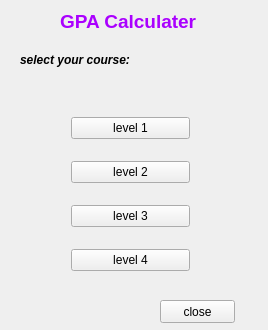
<?xml version="1.0" encoding="UTF-8"?>
<ui version="4.0">
 <class>gpanewClass</class>
 <widget class="QMainWindow" name="gpanewClass">
  <property name="geometry">
   <rect>
    <x>0</x>
    <y>0</y>
    <width>268</width>
    <height>330</height>
   </rect>
  </property>
  <property name="minimumSize">
   <size>
    <width>268</width>
    <height>330</height>
   </size>
  </property>
  <property name="maximumSize">
   <size>
    <width>268</width>
    <height>330</height>
   </size>
  </property>
  <property name="windowTitle">
   <string>GPA Calculater</string>
  </property>
  <widget class="QWidget" name="centralWidget">
   <widget class="QLabel" name="label">
    <property name="geometry">
     <rect>
      <x>20</x>
      <y>50</y>
      <width>191</width>
      <height>21</height>
     </rect>
    </property>
    <property name="text">
     <string>&lt;!DOCTYPE HTML PUBLIC &quot;-//W3C//DTD HTML 4.0//EN&quot; &quot;http://www.w3.org/TR/REC-html40/strict.dtd&quot;&gt;
&lt;html&gt;&lt;head&gt;&lt;meta name=&quot;qrichtext&quot; content=&quot;1&quot; /&gt;&lt;style type=&quot;text/css&quot;&gt;
p, li { white-space: pre-wrap; }
&lt;/style&gt;&lt;/head&gt;&lt;body style=&quot; font-family:'MS Shell Dlg 2'; font-size:8.25pt; font-weight:400; font-style:normal;&quot;&gt;
&lt;p style=&quot; margin-top:0px; margin-bottom:0px; margin-left:0px; margin-right:0px; -qt-block-indent:0; text-indent:0px;&quot;&gt;&lt;span style=&quot; font-size:9pt; font-weight:600; font-style:italic;&quot;&gt;select your course:&lt;/span&gt;&lt;/p&gt;&lt;/body&gt;&lt;/html&gt;</string>
    </property>
   </widget>
   <widget class="QWidget" name="layoutWidget">
    <property name="geometry">
     <rect>
      <x>60</x>
      <y>90</y>
      <width>141</width>
      <height>211</height>
     </rect>
    </property>
    <layout class="QVBoxLayout" name="verticalLayout">
     <item>
      <widget class="QPushButton" name="pushButton">
       <property name="text">
        <string>level 1</string>
       </property>
      </widget>
     </item>
     <item>
      <widget class="QPushButton" name="pushButton_2">
       <property name="text">
        <string>level 2</string>
       </property>
      </widget>
     </item>
     <item>
      <widget class="QPushButton" name="pushButton_3">
       <property name="text">
        <string>level 3</string>
       </property>
      </widget>
     </item>
     <item>
      <widget class="QPushButton" name="pushButton_4">
       <property name="text">
        <string>level 4</string>
       </property>
      </widget>
     </item>
    </layout>
   </widget>
   <widget class="QPushButton" name="pushButton_5">
    <property name="geometry">
     <rect>
      <x>160</x>
      <y>300</y>
      <width>75</width>
      <height>23</height>
     </rect>
    </property>
    <property name="text">
     <string>close</string>
    </property>
   </widget>
   <widget class="QLabel" name="label_2">
    <property name="geometry">
     <rect>
      <x>60</x>
      <y>10</y>
      <width>171</width>
      <height>21</height>
     </rect>
    </property>
    <property name="text">
     <string>&lt;!DOCTYPE HTML PUBLIC &quot;-//W3C//DTD HTML 4.0//EN&quot; &quot;http://www.w3.org/TR/REC-html40/strict.dtd&quot;&gt;
&lt;html&gt;&lt;head&gt;&lt;meta name=&quot;qrichtext&quot; content=&quot;1&quot; /&gt;&lt;style type=&quot;text/css&quot;&gt;
p, li { white-space: pre-wrap; }
&lt;/style&gt;&lt;/head&gt;&lt;body style=&quot; font-family:'MS Shell Dlg 2'; font-size:8.25pt; font-weight:400; font-style:normal;&quot;&gt;
&lt;p style=&quot; margin-top:0px; margin-bottom:0px; margin-left:0px; margin-right:0px; -qt-block-indent:0; text-indent:0px;&quot;&gt;&lt;span style=&quot; font-size:14pt; font-weight:600; color:#aa00ff;&quot;&gt;GPA Calculater&lt;/span&gt;&lt;/p&gt;&lt;/body&gt;&lt;/html&gt;</string>
    </property>
   </widget>
   <widget class="QWidget" name="layoutWidget">
    <property name="geometry">
     <rect>
      <x>120</x>
      <y>70</y>
      <width>141</width>
      <height>19</height>
     </rect>
    </property>
    <layout class="QHBoxLayout" name="horizontalLayout">
     <item>
      <widget class="QRadioButton" name="radioButton">
       <property name="text">
        <string>IT</string>
       </property>
      </widget>
     </item>
     <item>
      <widget class="QRadioButton" name="radioButton_2">
       <property name="text">
        <string>ITM</string>
       </property>
      </widget>
     </item>
    </layout>
   </widget>
  </widget>
 </widget>
 <layoutdefault spacing="6" margin="11"/>
 <resources>
  <include location="gpanew.qrc"/>
 </resources>
 <connections>
  <connection>
   <sender>radioButton</sender>
   <signal>clicked()</signal>
   <receiver>gpanewClass</receiver>
   <slot>course()</slot>
   <hints>
    <hint type="sourcelabel">
     <x>154</x>
     <y>71</y>
    </hint>
    <hint type="destinationlabel">
     <x>0</x>
     <y>60</y>
    </hint>
   </hints>
  </connection>
  <connection>
   <sender>radioButton_2</sender>
   <signal>clicked()</signal>
   <receiver>gpanewClass</receiver>
   <slot>course()</slot>
   <hints>
    <hint type="sourcelabel">
     <x>259</x>
     <y>71</y>
    </hint>
    <hint type="destinationlabel">
     <x>267</x>
     <y>60</y>
    </hint>
   </hints>
  </connection>
  <connection>
   <sender>pushButton_5</sender>
   <signal>clicked()</signal>
   <receiver>gpanewClass</receiver>
   <slot>close()</slot>
   <hints>
    <hint type="sourcelabel">
     <x>234</x>
     <y>301</y>
    </hint>
    <hint type="destinationlabel">
     <x>267</x>
     <y>247</y>
    </hint>
   </hints>
  </connection>
  <connection>
   <sender>pushButton</sender>
   <signal>clicked()</signal>
   <receiver>gpanewClass</receiver>
   <slot>firstyear()</slot>
   <hints>
    <hint type="sourcelabel">
     <x>199</x>
     <y>132</y>
    </hint>
    <hint type="destinationlabel">
     <x>267</x>
     <y>122</y>
    </hint>
   </hints>
  </connection>
  <connection>
   <sender>pushButton_2</sender>
   <signal>clicked()</signal>
   <receiver>gpanewClass</receiver>
   <slot>secondyear()</slot>
   <hints>
    <hint type="sourcelabel">
     <x>61</x>
     <y>180</y>
    </hint>
    <hint type="destinationlabel">
     <x>0</x>
     <y>157</y>
    </hint>
   </hints>
  </connection>
  <connection>
   <sender>pushButton_3</sender>
   <signal>clicked()</signal>
   <receiver>gpanewClass</receiver>
   <slot>thirdyear()</slot>
   <hints>
    <hint type="sourcelabel">
     <x>199</x>
     <y>228</y>
    </hint>
    <hint type="destinationlabel">
     <x>300</x>
     <y>213</y>
    </hint>
   </hints>
  </connection>
  <connection>
   <sender>pushButton_4</sender>
   <signal>clicked()</signal>
   <receiver>gpanewClass</receiver>
   <slot>forthyear()</slot>
   <hints>
    <hint type="sourcelabel">
     <x>125</x>
     <y>274</y>
    </hint>
    <hint type="destinationlabel">
     <x>104</x>
     <y>457</y>
    </hint>
   </hints>
  </connection>
 </connections>
 <slots>
  <slot>course()</slot>
  <slot>firstyear()</slot>
  <slot>secondyear()</slot>
  <slot>thirdyear()</slot>
  <slot>forthyear()</slot>
 </slots>
</ui>
